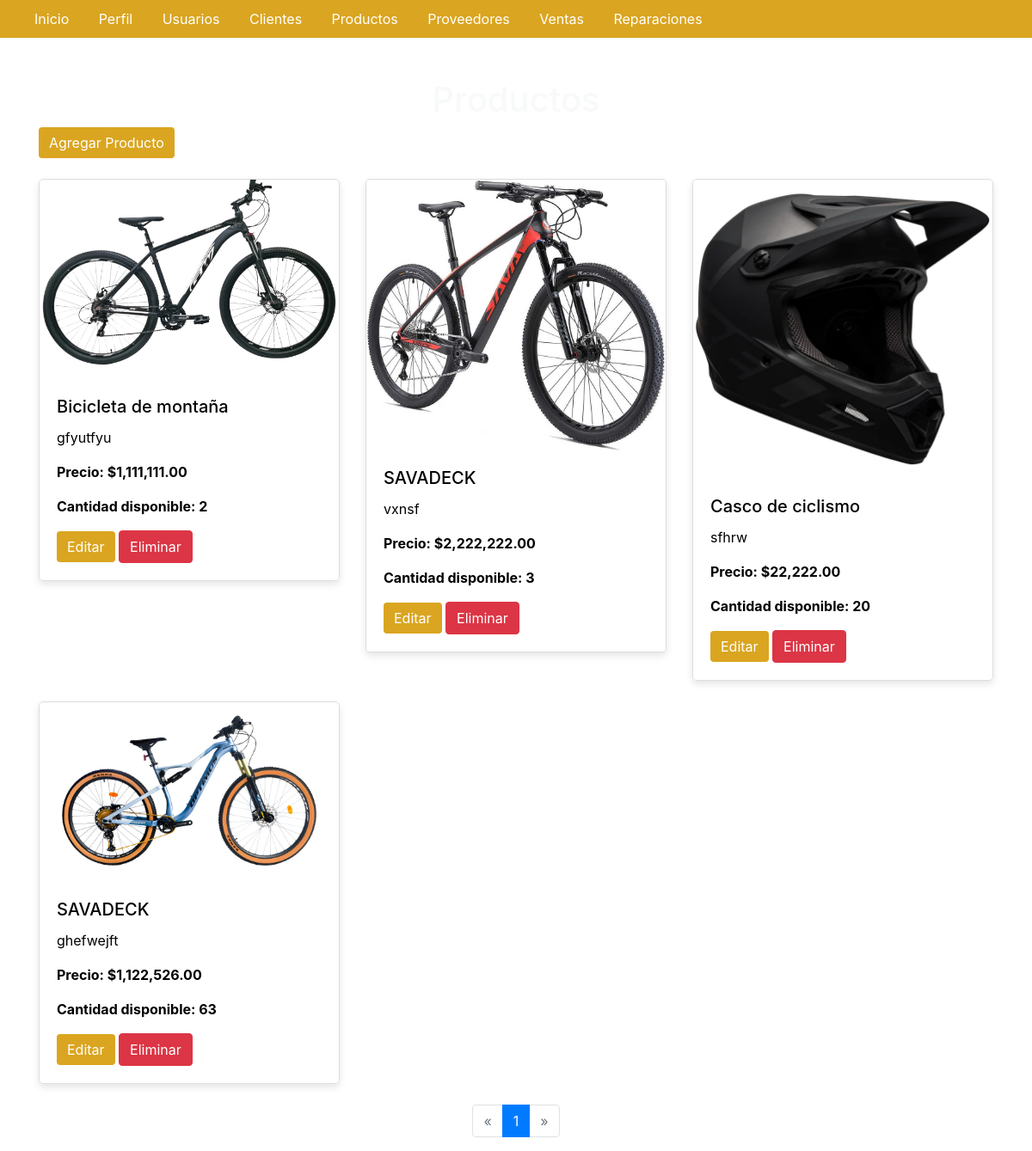
The page /productos.php on the database its author committed.
### tables this page shows
CREATE TABLE `productos` (
  `id` int(11) NOT NULL,
  `nombre` varchar(100) DEFAULT NULL,
  `descripcion` text DEFAULT NULL,
  `precio` decimal(10,2) DEFAULT NULL,
  `imagen` blob DEFAULT NULL,
  `cantidad` int(11) DEFAULT 0
);

### productos.php (the view, shortened to what this page needs)
<?php
$servername = "localhost";
$username = "root";
$password = "";
$dbname = "thunderbike";
try {
    $pdo = new PDO("mysql:host=$servername;dbname=$dbname", $username, $password);
    $pdo->setAttribute(PDO::ATTR_ERRMODE, PDO::ERRMODE_EXCEPTION);
} catch (PDOException $e) {
    die("Error de conexión o modificación de la tabla: " . $e->getMessage());
}
class ConexionProductos {
    private $pdo;
    public function __construct($pdo) {
        $this->pdo = $pdo;
    }
    public function obtenerProductos($offset = 0, $limit = 10) {
        $sql = "SELECT * FROM productos LIMIT :offset, :limit";
        $stmt = $this->pdo->prepare($sql);
        $stmt->bindParam(':offset', $offset, PDO::PARAM_INT);
        $stmt->bindParam(':limit', $limit, PDO::PARAM_INT);
        $stmt->execute();
        return $stmt->fetchAll(PDO::FETCH_ASSOC);
    }
    public function obtenerTotalProductos() {
        $sql = "SELECT COUNT(*) FROM productos";
        $stmt = $this->pdo->query($sql);
        return $stmt->fetchColumn();
    }
}
$conexionProductos = new ConexionProductos($pdo);
$productosPorPagina = 6;
$paginaActual = isset($_GET['pagina']) ? (int)$_GET['pagina'] : 1;
$paginaActual = max(1, $paginaActual);
$offset = ($paginaActual - 1) * $productosPorPagina;
$totalProductos = $conexionProductos->obtenerTotalProductos();
$totalPaginas = ceil($totalProductos / $productosPorPagina);
$productos = $conexionProductos->obtenerProductos($offset, $productosPorPagina);
?>
<!DOCTYPE html>
<html lang="es">
<head>
    <link rel="stylesheet" href="https://maxcdn.bootstrapcdn.com/bootstrap/4.5.2/css/bootstrap.min.css">
</head>
<body>
<nav class="navtop">
        <div>
            <div class="container">
                <div class="button-container">
                    <a href="inicio.php" id="indexBtn" class="button">Inicio</a>
                    <a href="perfil.php" id="perfilBtn" class="button">Perfil</a>
                    <a href="usuarios.php" id="usuariosBtn" class="button">Usuarios</a>
                    <a href="clientes.php" id="clientesBtn" class="button">Clientes</a>
                    <a href="productos.php" id="productosBtn" class="button">Productos</a>
                    <a href="proveedores.php" id="proveedoresBtn" class="button active">Proveedores</a>
                    <a href="ventas.php" id="ventasBtn" class="button">Ventas</a>
                    <a href="reparaciones.php" id="reparacionesBtn" class="button">Reparaciones</a>
                </div>
            </div>
        </div>
    </nav>
    <video class="background-video" autoplay muted loop>
        <source src="img/montaña.mp4" type="video/mp4">
    </video>
    <div class="container">
        <h1 class="text-center text-light mt-5">Productos</h1>
        <button class="btn btn-primary btn-agregar mb-4" id="btn-agregar">Agregar Producto</button>
        <div class="row">
            <?php foreach ($productos as $producto): ?>
                <div class="col-md-4 mb-4">
                    <div class="card">
                        <img src="<?php echo htmlspecialchars($producto['imagen']); ?>" class="card-img-top" alt="<?php echo htmlspecialchars($producto['nombre']); ?>">
                        <div class="card-body">
                            <h5 class="card-title"><?php echo htmlspecialchars($producto['nombre']); ?></h5>
                            <p class="card-text"><?php echo htmlspecialchars($producto['descripcion']); ?></p>
                            <p class="card-text"><strong>Precio: $<?php echo number_format($producto['precio'], 2); ?></strong></p>
                            <p class="card-text"><strong>Cantidad disponible: <?php echo htmlspecialchars($producto['cantidad']); ?></strong></p>
                            <button class="btn btn-primary btn-editar" data-id="<?php echo $producto['id']; ?>"
                                data-nombre="<?php echo htmlspecialchars($producto['nombre']); ?>"
                                data-descripcion="<?php echo htmlspecialchars($producto['descripcion']); ?>"
                                data-precio="<?php echo $producto['precio']; ?>"
                                data-imagen="<?php echo $producto['imagen']; ?>"
                                data-toggle="modal" data-target="#modal-editar-producto">Editar</button>
                            <form action="productos.php" method="POST" class="d-inline">
                                <button type="submit" class="btn btn-danger">Eliminar</button>
                            </form>
                        </div>
                    </div>
                </div>
            <?php endforeach; ?>
        </div>
    </div>
    <nav aria-label="Page navigation">
        <ul class="pagination justify-content-center">
            <li class="page-item <?php echo $paginaActual == 1 ? 'disabled' : ''; ?>">
                <a class="page-link" href="?pagina=<?php echo max(1, $paginaActual - 1); ?>" aria-label="Previous">
                    <span aria-hidden="true">&laquo;</span>
                </a>
            </li>
            <?php for ($i = 1; $i <= $totalPaginas; $i++): ?>
                <li class="page-item <?php echo $i == $paginaActual ? 'active' : ''; ?>">
                    <a class="page-link" href="?pagina=<?php echo $i; ?>"><?php echo $i; ?></a>
                </li>
            <?php endfor; ?>
            <li class="page-item <?php echo $paginaActual == $totalPaginas ? 'disabled' : ''; ?>">
                <a class="page-link" href="?pagina=<?php echo min($totalPaginas, $paginaActual + 1); ?>" aria-label="Next">
                    <span aria-hidden="true">&raquo;</span>
                </a>
            </li>
        </ul>
    </nav>
</body>
</html>

### productos.php (style rules this page uses)
body { position: relative; margin: 0; padding: 0; overflow-x: hidden; color: black; }
.background-video { position: fixed; top: 0; left: 0; width: 100%; height: 100%; object-fit: cover; z-index: -1; }
.navtop { background-color: goldenrod; padding: 10px; display: flex; justify-content: space-between; align-items: center; z-index: 1; }
.navtop a { color: white; text-decoration: none; margin: 0 15px; }
.btn-primary { background-color: goldenrod; border: none; }
.card { border: 1px solid #ddd; border-radius: 5px; box-shadow: 0 4px 8px rgba(0, 0, 0, 0.1); background-color: rgba(255, 255, 255, 0.8); transition: box-shadow 0.3s; }
.card-img-top { border-radius: 5px 5px 0 0; }
.card-title, .card-text { color: #000; }
.container { position: relative; z-index: 1; }

### rows shown on the page
productos: imagen (picture), nombre "Bicicleta de montaña", descripcion "gfyutfyu", precio "1,111,111.00", cantidad "2"
productos: imagen (picture), nombre "SAVADECK", descripcion "vxnsf", precio "2,222,222.00", cantidad "3"
productos: imagen (picture), nombre "Casco de ciclismo", descripcion "sfhrw", precio "22,222.00", cantidad "20"
productos: imagen (picture), nombre "SAVADECK", descripcion "ghefwejft", precio "1,122,526.00", cantidad "63"
